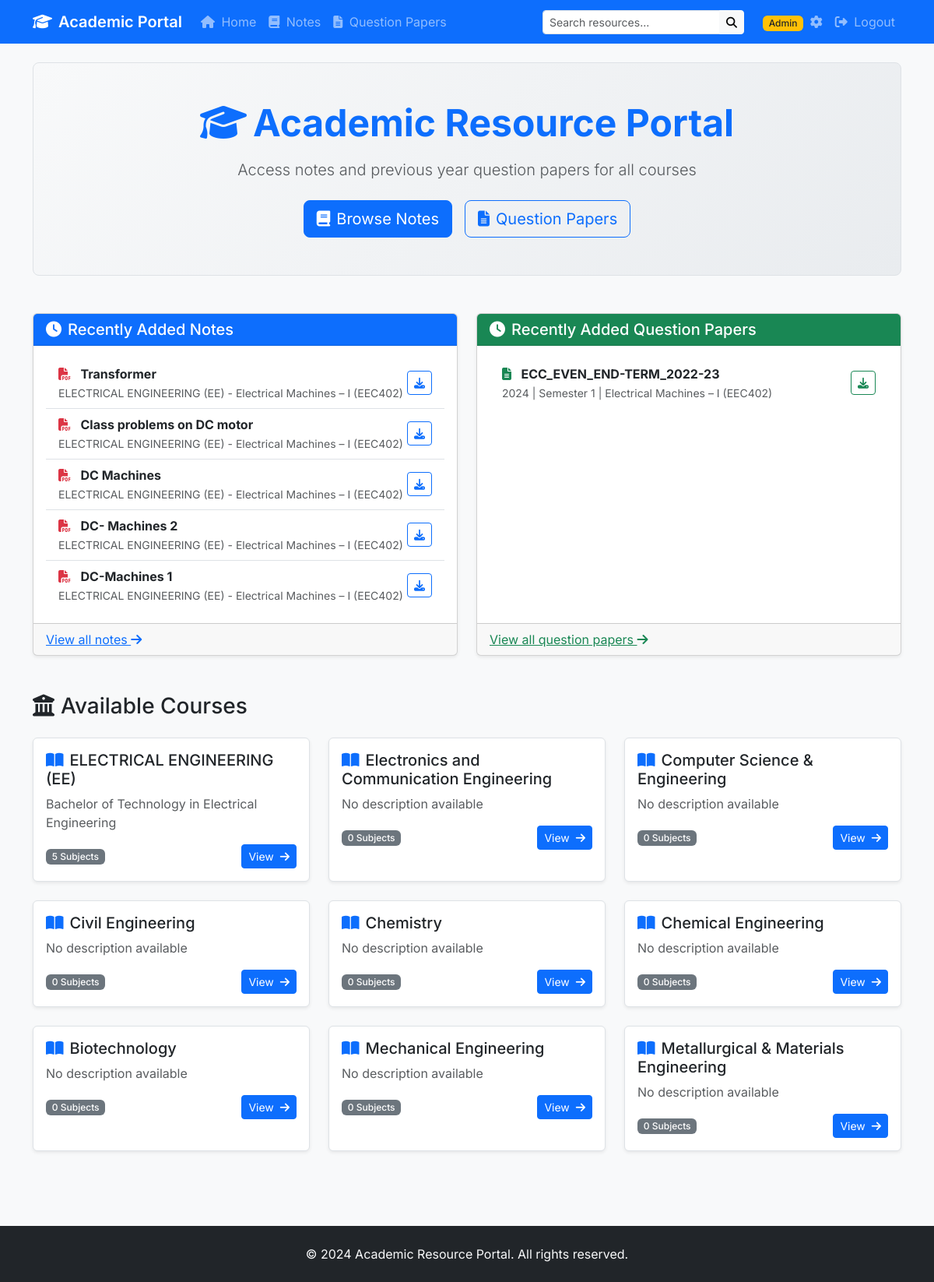
The page / (signed in) on the database its author committed.
### models.py (models this page shows, shortened)
class Note(db.Model):
    id = db.Column(db.Integer, primary_key=True)
    title = db.Column(db.String(200), nullable=False)
    description = db.Column(db.Text)
    filename = db.Column(db.String(255), nullable=False)
    original_filename = db.Column(db.String(255), nullable=False)
    file_size = db.Column(db.Integer)
    subject_id = db.Column(db.Integer, db.ForeignKey('subject.id'), nullable=False)
    uploaded_at = db.Column(db.DateTime, default=datetime.utcnow)
    download_count = db.Column(db.Integer, default=0)
    tags = db.relationship('Tag', secondary='note_tags', backref=db.backref('notes', lazy='dynamic'))

class Course(db.Model):
    id = db.Column(db.Integer, primary_key=True)
    name = db.Column(db.String(100), unique=True, nullable=False)
    description = db.Column(db.Text)
    created_at = db.Column(db.DateTime, default=datetime.utcnow)
    subjects = db.relationship('Subject', backref='course', lazy=True, cascade='all, delete-orphan')

class Subject(db.Model):
    id = db.Column(db.Integer, primary_key=True)
    name = db.Column(db.String(100), nullable=False)
    course_id = db.Column(db.Integer, db.ForeignKey('course.id'), nullable=False)
    semester = db.Column(db.Integer, nullable=False)
    created_at = db.Column(db.DateTime, default=datetime.utcnow)
    notes = db.relationship('Note', backref='subject', lazy=True, cascade='all, delete-orphan')
    question_papers = db.relationship('QuestionPaper', backref='subject', lazy=True, cascade='all, delete-orphan')

class QuestionPaper(db.Model):
    id = db.Column(db.Integer, primary_key=True)
    title = db.Column(db.String(200), nullable=False)
    year = db.Column(db.Integer, nullable=False)
    semester = db.Column(db.Integer, nullable=False)
    exam_type = db.Column(db.String(50))
    filename = db.Column(db.String(255), nullable=False)
    original_filename = db.Column(db.String(255), nullable=False)
    file_size = db.Column(db.Integer)
    subject_id = db.Column(db.Integer, db.ForeignKey('subject.id'), nullable=False)
    uploaded_at = db.Column(db.DateTime, default=datetime.utcnow)
    download_count = db.Column(db.Integer, default=0)
    tags = db.relationship('Tag', secondary='paper_tags', backref=db.backref('papers', lazy='dynamic'))

### routes.py (the view)
@app.route('/')
def index():
    courses = Course.query.all()
    recent_notes = Note.query.order_by(Note.uploaded_at.desc()).limit(5).all()
    recent_papers = QuestionPaper.query.order_by(QuestionPaper.uploaded_at.desc()).limit(5).all()
    return render_template('index.html', courses=courses, recent_notes=recent_notes, recent_papers=recent_papers)

### routes.py (called while the page is built)
@login_manager.user_loader
def load_user(user_id):
    return Admin.query.get(int(user_id))

### templates/index.html (shortened to what this page needs)
{% extends "base.html" %}
{% block content %}
<div class="hero-section text-center py-5 mb-5 bg-light rounded-3">
    <h1 class="display-5 fw-bold text-primary mb-3">
        <i class="fas fa-graduation-cap me-2"></i>Academic Resource Portal
    </h1>
    <p class="lead text-muted mb-4">Access notes and previous year question papers for all courses</p>
    <div class="d-flex justify-content-center gap-3">
        <a href="{{ url_for('notes') }}" class="btn btn-primary btn-lg">
            <i class="fas fa-book me-2"></i>Browse Notes
        </a>
        <a href="{{ url_for('question_papers') }}" class="btn btn-outline-primary btn-lg">
            <i class="fas fa-file-alt me-2"></i>Question Papers
        </a>
    </div>
</div>
<div class="row">
    <div class="col-lg-6 mb-4">
        <div class="card h-100 shadow-sm">
            <div class="card-header bg-primary text-white">
                <h5 class="mb-0"><i class="fas fa-clock me-2"></i>Recently Added Notes</h5>
            </div>
            <div class="card-body">
                {% if recent_notes %}
                <ul class="list-group list-group-flush">
                    {% for note in recent_notes %}
                    <li class="list-group-item d-flex justify-content-between align-items-center">
                        <div>
                            <i class="fas fa-file-pdf text-danger me-2"></i>
                            <strong>{{ note.title }}</strong>
                            <br>
                            <small class="text-muted">{{ note.subject.course.name }} - {{ note.subject.name }}</small>
                        </div>
                        <a href="{{ url_for('download_file', filename=note.filename) }}" class="btn btn-sm btn-outline-primary" download="{{ note.original_filename }}">
                            <i class="fas fa-download"></i>
                        </a>
                    </li>
                    {% endfor %}
                </ul>
                {% else %}
                <p class="text-muted mb-0">No notes available yet.</p>
                {% endif %}
            </div>
            <div class="card-footer">
                <a href="{{ url_for('notes') }}" class="text-primary">View all notes <i class="fas fa-arrow-right"></i></a>
            </div>
        </div>
    </div>
    <div class="col-lg-6 mb-4">
        <div class="card h-100 shadow-sm">
            <div class="card-header bg-success text-white">
                <h5 class="mb-0"><i class="fas fa-clock me-2"></i>Recently Added Question Papers</h5>
            </div>
            <div class="card-body">
                {% if recent_papers %}
                <ul class="list-group list-group-flush">
                    {% for paper in recent_papers %}
                    <li class="list-group-item d-flex justify-content-between align-items-center">
                        <div>
                            <i class="fas fa-file-alt text-success me-2"></i>
                            <strong>{{ paper.title }}</strong>
                            <br>
                            <small class="text-muted">{{ paper.year }} | Semester {{ paper.semester }} | {{ paper.subject.name }}</small>
                        </div>
                        <a href="{{ url_for('download_file', filename=paper.filename) }}" class="btn btn-sm btn-outline-success" download="{{ paper.original_filename }}">
                            <i class="fas fa-download"></i>
                        </a>
                    </li>
                    {% endfor %}
                </ul>
                {% else %}
                <p class="text-muted mb-0">No question papers available yet.</p>
                {% endif %}
            </div>
            <div class="card-footer">
                <a href="{{ url_for('question_papers') }}" class="text-success">View all question papers <i class="fas fa-arrow-right"></i></a>
            </div>
        </div>
    </div>
</div>
<div class="row mt-4">
    <div class="col-12">
        <h3 class="mb-4"><i class="fas fa-university me-2"></i>Available Courses</h3>
    </div>
    {% if courses %}
    {% for course in courses %}
    <div class="col-md-4 mb-4">
        <div class="card course-card h-100 shadow-sm">
            <div class="card-body">
                <h5 class="card-title">
                    <i class="fas fa-book-open text-primary me-2"></i>{{ course.name }}
                </h5>
                <p class="card-text text-muted">{{ course.description or 'No description available' }}</p>
                <div class="d-flex justify-content-between align-items-center">
                    <span class="badge bg-secondary">{{ course.subjects|length }} Subjects</span>
                    <a href="{{ url_for('course_subjects', course_id=course.id) }}" class="btn btn-sm btn-primary">
                        View <i class="fas fa-arrow-right ms-1"></i>
                    </a>
                </div>
            </div>
        </div>
    </div>
    {% endfor %}
    {% else %}
    <div class="col-12">
        <div class="alert alert-info">
            <i class="fas fa-info-circle me-2"></i>No courses available yet. Please check back later.
        </div>
    </div>
    {% endif %}
</div>
{% endblock %}

### static/css/style.css (style rules this page uses)
body { font-family: 'Inter', sans-serif; background-color: #f8f9fa; min-height: 100vh; display: flex; flex-direction: column; }
.hero-section { background: linear-gradient(135deg, #f8f9fa 0%, #e9ecef 100%); border: 1px solid #dee2e6; }
.course-card { transition: box-shadow 0.2s ease; border: 1px solid #dee2e6; }
.card-header { border-bottom: 1px solid rgba(0, 0, 0, 0.125); }
.list-group-item { border-left: none; border-right: none; }
.list-group-item:first-child { border-top: none; }
.badge { font-weight: 500; }

### rows shown on the page
Note: title "Transformer", subject.course.name "ELECTRICAL ENGINEERING (EE)", subject.name "Electrical Machines – I (EEC402)"
Note: title "Class problems on DC motor", subject.course.name "ELECTRICAL ENGINEERING (EE)", subject.name "Electrical Machines – I (EEC402)"
Note: title "DC Machines", subject.course.name "ELECTRICAL ENGINEERING (EE)", subject.name "Electrical Machines – I (EEC402)"
Note: title "DC- Machines 2", subject.course.name "ELECTRICAL ENGINEERING (EE)", subject.name "Electrical Machines – I (EEC402)"
Note: title "DC-Machines 1", subject.course.name "ELECTRICAL ENGINEERING (EE)", subject.name "Electrical Machines – I (EEC402)"
QuestionPaper: title "ECC_EVEN_END-TERM_2022-23", year "2024", semester "1", subject.name "Electrical Machines – I (EEC402)"
Course: name "ELECTRICAL ENGINEERING (EE)", description "Bachelor of Technology in Electrical Engineering", subjects|length "5"
Course: name "Electronics and Communication Engineering", description "No description available", subjects|length "0"
Course: name "Computer Science & Engineering", description "No description available", subjects|length "0"
Course: name "Civil Engineering", description "No description available", subjects|length "0"
Course: name "Chemistry", description "No description available", subjects|length "0"
Course: name "Chemical Engineering", description "No description available", subjects|length "0"
Course: name "Biotechnology", description "No description available", subjects|length "0"
Course: name "Mechanical Engineering", description "No description available", subjects|length "0"
Course: name "Metallurgical & Materials Engineering", description "No description available", subjects|length "0"
